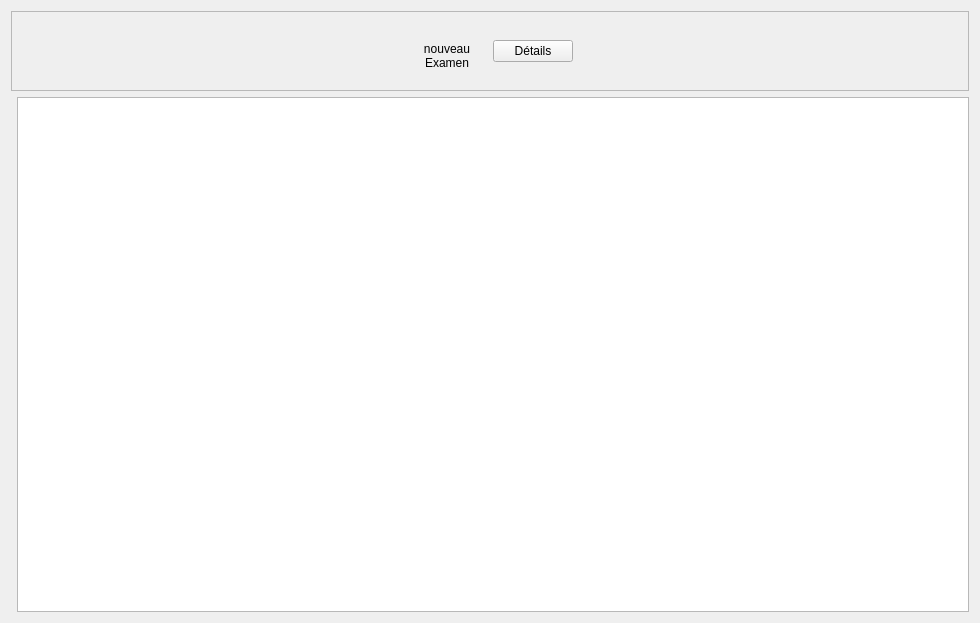
<?xml version="1.0" encoding="UTF-8"?>
<ui version="4.0">
 <class>examen</class>
 <widget class="QWidget" name="examen">
  <property name="geometry">
   <rect>
    <x>0</x>
    <y>0</y>
    <width>980</width>
    <height>623</height>
   </rect>
  </property>
  <property name="windowTitle">
   <string>Form</string>
  </property>
  <layout class="QGridLayout" name="gridLayout">
   <item row="0" column="0">
    <layout class="QVBoxLayout" name="verticalLayout_19">
     <item>
      <widget class="QFrame" name="frame">
       <property name="minimumSize">
        <size>
         <width>0</width>
         <height>80</height>
        </size>
       </property>
       <property name="maximumSize">
        <size>
         <width>16777215</width>
         <height>80</height>
        </size>
       </property>
       <property name="frameShape">
        <enum>QFrame::StyledPanel</enum>
       </property>
       <property name="frameShadow">
        <enum>QFrame::Raised</enum>
       </property>
       <layout class="QHBoxLayout" name="horizontalLayout_2">
        <item>
         <spacer name="horizontalSpacer">
          <property name="orientation">
           <enum>Qt::Horizontal</enum>
          </property>
          <property name="sizeHint" stdset="0">
           <size>
            <width>193</width>
            <height>20</height>
           </size>
          </property>
         </spacer>
        </item>
        <item>
         <widget class="QToolButton" name="toolButton_new_exam">
          <property name="sizePolicy">
           <sizepolicy hsizetype="Expanding" vsizetype="Expanding">
            <horstretch>0</horstretch>
            <verstretch>0</verstretch>
           </sizepolicy>
          </property>
          <property name="minimumSize">
           <size>
            <width>80</width>
            <height>70</height>
           </size>
          </property>
          <property name="maximumSize">
           <size>
            <width>80</width>
            <height>70</height>
           </size>
          </property>
          <property name="styleSheet">
           <string notr="true">QToolButton
{
background-color: transparent ;
border : none ;

}
QToolButton::hover
{
    border-style: outset;
    border-width: 2px;
    border-color: white;
}
	</string>
          </property>
          <property name="text">
           <string>nouveau 
Examen</string>
          </property>
          <property name="icon">
           <iconset resource="../ressources.qrc">
            <normaloff>:/Assets/Images/icons/add.svg</normaloff>:/Assets/Images/icons/add.svg</iconset>
          </property>
          <property name="iconSize">
           <size>
            <width>32</width>
            <height>32</height>
           </size>
          </property>
          <property name="toolButtonStyle">
           <enum>Qt::ToolButtonTextUnderIcon</enum>
          </property>
         </widget>
        </item>
        <item>
         <widget class="QPushButton" name="btn_viewDetails">
          <property name="text">
           <string>Détails</string>
          </property>
         </widget>
        </item>
        <item>
         <spacer name="horizontalSpacer_2">
          <property name="orientation">
           <enum>Qt::Horizontal</enum>
          </property>
          <property name="sizeHint" stdset="0">
           <size>
            <width>280</width>
            <height>20</height>
           </size>
          </property>
         </spacer>
        </item>
       </layout>
      </widget>
     </item>
     <item>
      <layout class="QHBoxLayout" name="horizontalLayout">
       <item>
        <widget class="TableViewTools" name="widget" native="true"/>
       </item>
       <item>
        <widget class="QTableView" name="tableView">
         <property name="sortingEnabled">
          <bool>true</bool>
         </property>
        </widget>
       </item>
      </layout>
     </item>
    </layout>
   </item>
  </layout>
 </widget>
 <customwidgets>
  <customwidget>
   <class>TableViewTools</class>
   <extends>QWidget</extends>
   <header>tableviewtools.h</header>
   <container>1</container>
  </customwidget>
 </customwidgets>
 <resources>
  <include location="../ressources.qrc"/>
 </resources>
 <connections/>
</ui>
